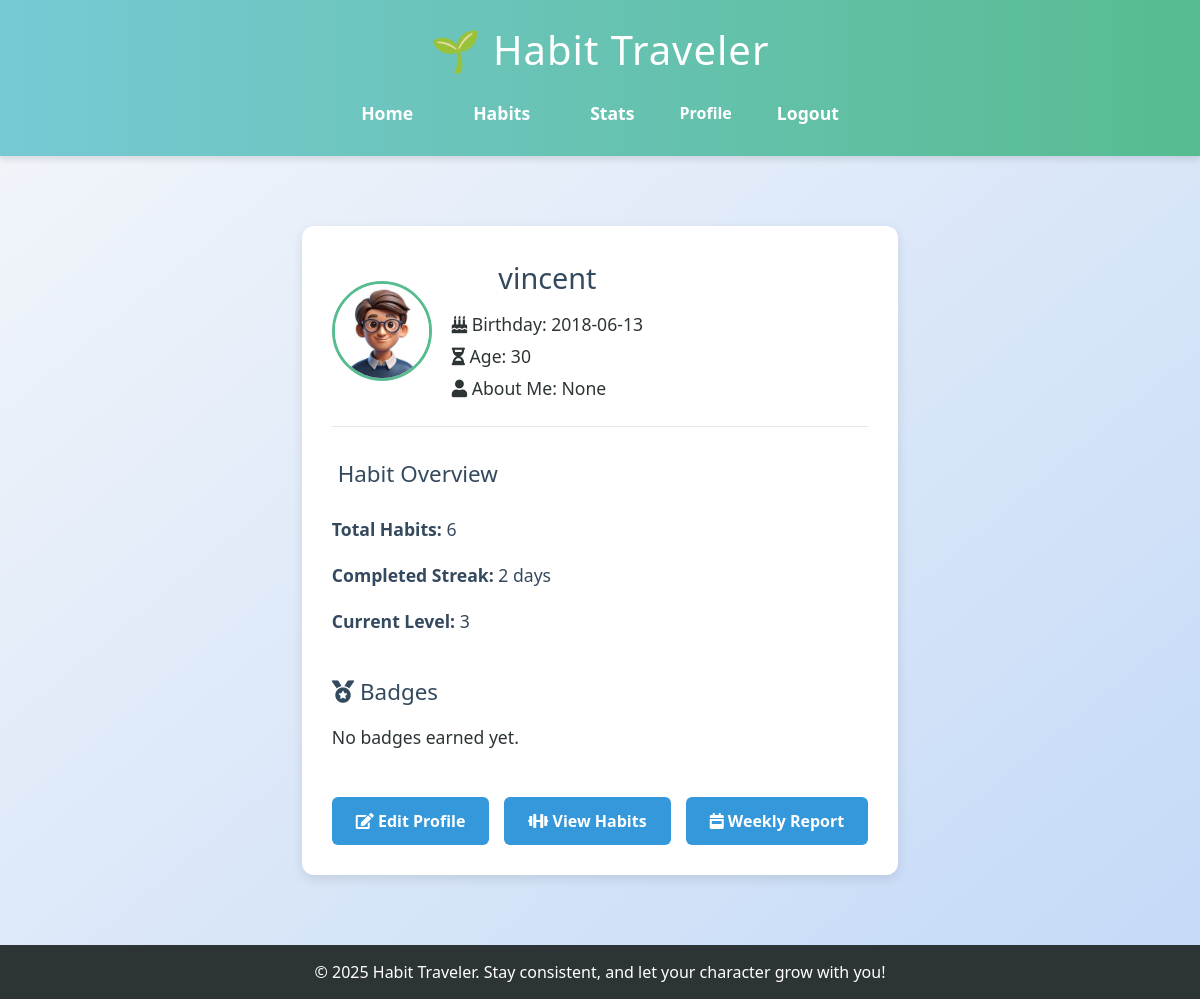
The page /profile (signed in) on the database its author committed.
### app.py (models this page shows)
class User(db.Model):
    id = db.Column(db.Integer, primary_key=True)
    email = db.Column(db.String(150), unique=True, nullable=False)
    name = db.Column(db.String(150), unique=True, nullable=True)
    password = db.Column(db.String(200), nullable=False)
    xp = db.Column(db.Integer, default=0)
    level = db.Column(db.Integer, default=1)
    birthday = db.Column(db.Date, nullable=True)
    age = db.Column(db.Integer, nullable=True)
    description = db.Column(db.String(500), nullable=True)
    avatar = db.Column(db.String(200), nullable=True)

### app.py (the view)
@app.route('/profile')
def profile():
    if 'user_id' not in session:
        return redirect(url_for('login'))
    user_id = session['user_id']
    user = User.query.get(user_id)
    if user:
        total_habits = Habit.query.filter_by(user_id=user_id).count()
        habit_completions = HabitCompletion.query.filter_by(user_id=user_id).all()
        streaks = {}
        for completion in habit_completions:
            habit_id = completion.habit_id
            if habit_id not in streaks:
                streaks[habit_id] = 1
            else:
                streaks[habit_id] += 1
        max_streak = max(streaks.values(), default=0)
        badges = ['Habit Master', 'Streak King', 'Goal Crusher']
        return render_template('profile.html', user=user, total_habits=total_habits, max_streak=max_streak, badges=badges)
    else:
        flash("User not found.")
        return redirect(url_for('index'))

### templates/profile.html (shortened to what this page needs)
{% extends 'base.html' %}
{% block content %}
<div class="profile-container">
    <div class="profile-header">
        <img src="{{ url_for('static', filename='avatars/' + (user.avatar if user.avatar else './default_avatar.png')) }}" alt="Avatar" class="avatar" width="120" height="120">
        <div class="profile-info">
            <h1>{{ user.name }}</h1>
            <p><i class="fas fa-birthday-cake"></i> Birthday: {{ user.birthday }}</p>
            <p><i class="fas fa-hourglass-half"></i> Age: {{ user.age }}</p>
            <p><i class="fas fa-user"></i> About Me: {{ user.description }}</p>
        </div>
    </div>
    <hr>
    <div class="profile-section">
        <h2> Habit Overview</h2>
        <ul>
            <li><strong>Total Habits:</strong> {{ total_habits }}</li>
            <li><strong>Completed Streak:</strong> {{ max_streak }} days</li>
            <li><strong>Current Level:</strong> {{ user.level }}</li>
        </ul>
    </div>
    <div class="profile-section">
        <h2><i class="fas fa-medal"></i> Badges</h2>
        <div class="badges">
            {% for badge in user.badges %}
                <span class="badge">{{ badge }}</span>
            {% else %}
                <p>No badges earned yet.</p>
            {% endfor %}
        </div>
    </div>
    <div class="profile-actions">
        <a href="{{ url_for('edit_profile') }}" class="edit-button"><i class="fas fa-edit"></i> Edit Profile</a>
        <a href="{{ url_for('habits') }}" class="edit-button"><i class="fas fa-dumbbell"></i> View Habits</a>
        <a href="{{ url_for('weekly_report') }}" class="edit-button"><i class="fas fa-calendar-week"></i> Weekly Report</a>
    </div>
</div>
{% endblock %}

### static/style.css (style rules this page uses)
body { margin: 0; font-family: 'Segoe UI', Tahoma, Geneva, Verdana, sans-serif; background: linear-gradient(to bottom right, #f5f7fa, #c3d9f7); color: #333; min-height: 100vh; display: flex; flex-direction: column; }
main h2 { font-size: 2em; color: #4b6584; margin-bottom: 10px; }
main p { font-size: 1.1em; line-height: 1.6; margin-bottom: 20px; }
ul { list-style: none; padding: 0; }
ul li { padding: 10px 0; font-size: 1.1em; color: #34495e; }
a { color: #3498db; text-decoration: none; }
body.profile .profile-container { max-width: 600px; margin: 40px auto; background: #ffffff; padding: 30px; border-radius: 12px; box-shadow: 0 4px 12px rgba(0,0,0,0.1); text-align: left; }
body.profile .profile-container h1 { font-size: 2em; color: #34495e; margin-bottom: 20px; text-align: center; }
body.profile .profile-container p { font-size: 1.1em; margin-bottom: 15px; color: #2d3436; }
body.profile .edit-button { display: inline-block; background-color: #3498db; color: white; padding: 12px 24px; border-radius: 6px; font-weight: bold; text-decoration: none; transition: background-color 0.3s ease; }
body.profile .profile-header { display: flex; align-items: center; gap: 20px; margin-bottom: 20px; }
body.profile .avatar { width: 100px; height: 100px; border-radius: 50%; object-fit: cover; border: 3px solid #57bc90; }
body.profile .profile-info h1 { font-size: 1.8em; margin-bottom: 10px; }
body.profile .profile-info p { margin: 4px 0; }
body.profile .profile-section { margin-top: 30px; }
body.profile .profile-section h2 { color: #34495e; font-size: 1.4em; margin-bottom: 15px; }
body.profile .badges { display: flex; flex-wrap: wrap; gap: 10px; }
body.profile .profile-actions { margin-top: 30px; display: flex; gap: 15px; }

### rows shown on the page
User: avatar (picture), name "vincent", birthday "2018-06-13", age "30", description "None", level "3"

### other values the page prints
{{ total_habits }} "6"
{{ max_streak }} "2"
